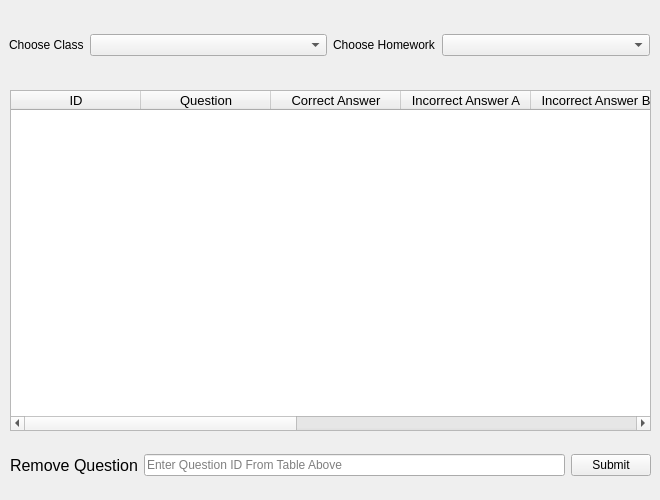
    <widget class="QWidget" name="questionView">
     <attribute name="title">
      <string>View Questions For Homework</string>
     </attribute>
     <widget class="QTableWidget" name="classes_2">
      <property name="geometry">
       <rect>
        <x>10</x>
        <y>90</y>
        <width>641</width>
        <height>341</height>
       </rect>
      </property>
      <property name="font">
       <font>
        <pointsize>10</pointsize>
       </font>
      </property>
      <attribute name="horizontalHeaderDefaultSectionSize">
       <number>130</number>
      </attribute>
      <column>
       <property name="text">
        <string>ID</string>
       </property>
      </column>
      <column>
       <property name="text">
        <string>Question</string>
       </property>
      </column>
      <column>
       <property name="text">
        <string>Correct Answer</string>
       </property>
      </column>
      <column>
       <property name="text">
        <string>Incorrect Answer A</string>
       </property>
      </column>
      <column>
       <property name="text">
        <string>Incorrect Answer B</string>
       </property>
      </column>
      <column>
       <property name="text">
        <string>Incorrect Answer C</string>
       </property>
      </column>
      <column>
       <property name="text">
        <string>Topic</string>
       </property>
      </column>
      <column>
       <property name="text">
        <string>Difficulty</string>
       </property>
      </column>
      <column>
       <property name="text">
        <string>Feedback</string>
       </property>
      </column>
     </widget>
     <widget class="QWidget" name="horizontalLayoutWidget_2">
      <property name="geometry">
       <rect>
        <x>9</x>
        <y>9</y>
        <width>641</width>
        <height>71</height>
       </rect>
      </property>
      <layout class="QHBoxLayout" name="horizontalLayout_2">
       <item>
        <layout class="QFormLayout" name="formLayout_2">
         <property name="formAlignment">
          <set>Qt::AlignCenter</set>
         </property>
         <item row="0" column="0">
          <widget class="QLabel" name="chooseClassLabel_2">
           <property name="text">
            <string>Choose Class</string>
           </property>
          </widget>
         </item>
         <item row="0" column="1">
          <widget class="QComboBox" name="chooseClassComboBox_2"/>
         </item>
        </layout>
       </item>
       <item>
        <layout class="QFormLayout" name="formLayout_3">
         <property name="formAlignment">
          <set>Qt::AlignCenter</set>
         </property>
         <item row="0" column="0">
          <widget class="QLabel" name="chooseHomeworkLabel_2">
           <property name="text">
            <string>Choose Homework</string>
           </property>
          </widget>
         </item>
         <item row="0" column="1">
          <widget class="QComboBox" name="chooseHomeworkComboBox_2"/>
         </item>
        </layout>
       </item>
      </layout>
     </widget>
     <widget class="QWidget" name="horizontalLayoutWidget_4">
      <property name="geometry">
       <rect>
        <x>10</x>
        <y>440</y>
        <width>641</width>
        <height>51</height>
       </rect>
      </property>
      <layout class="QHBoxLayout" name="horizontalLayout_5">
       <item>
        <widget class="QLabel" name="label_10">
         <property name="font">
          <font>
           <pointsize>12</pointsize>
           <underline>false</underline>
          </font>
         </property>
         <property name="text">
          <string>Remove Question</string>
         </property>
         <property name="alignment">
          <set>Qt::AlignCenter</set>
         </property>
        </widget>
       </item>
       <item>
        <widget class="QLineEdit" name="removeQuestionEnter">
         <property name="placeholderText">
          <string>Enter Question ID From Table Above</string>
         </property>
        </widget>
       </item>
       <item>
        <widget class="QPushButton" name="removeQuestionButton">
         <property name="text">
          <string>Submit</string>
         </property>
        </widget>
       </item>
      </layout>
     </widget>
    </widget>
